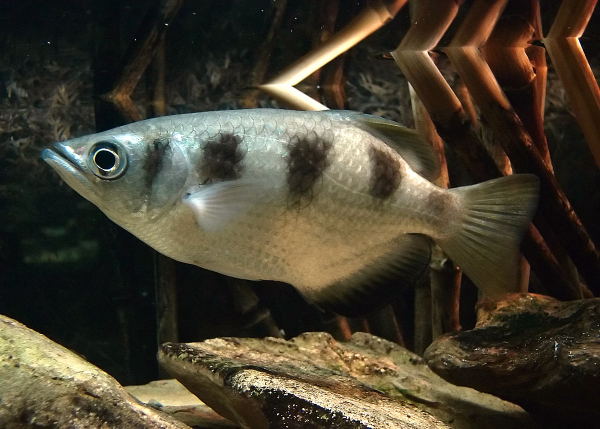
#> input picture archerfishtest.jpg, 1200 x 857 px (shown at 1/2 size)
$ python archerfish_histogram.py --image archerfishtest.jpg
#> lines starting #> are read from the running program, lines starting #| are printed output that depends on the picture
from matplotlib import pyplot as plt
import numpy as np
import argparse
import cv2

ap = argparse.ArgumentParser()
ap.add_argument("-i", "--image", required = True, help = "Path to the image")
args = vars(ap.parse_args())

image = cv2.imread(args["image"])
#> image is the input picture: shape (857, 1200, 3); mean B, G, R 47.3, 63.1, 69.6
#image = cv2.cvtColor(image, cv2.COLOR_BGR2GRAY)
#blurred = cv2.GaussianBlur(image, (5, 5), 0)
cv2.imshow("Original", image)

'''
# Use adaptive thresholding with gaussian methods for archer fish
thresh = cv2.adaptiveThreshold(blurred, 255,
    cv2.ADAPTIVE_THRESH_GAUSSIAN_C, cv2.THRESH_BINARY_INV, 15, 3)
cv2.imshow("Gaussian Thresh", thresh)

cv2.waitKey(0)
'''
# Split the image into 3 channels: RGB
x = 690
y = 370
# crop just the archer fish
newimg = image[y:y+80,x:x+140,:]
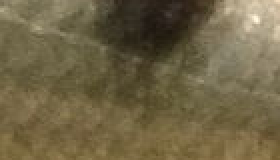
#> newimg: shape (80, 140, 3) (shown 2 times larger); mean B, G, R 69.1, 99.5, 111.2
cv2.imshow("Cropped Frame", newimg)

plt.figure()
plt.title("'Flattened' Color Histogram")
plt.xlabel("Bins")
plt.ylabel("# of Pixels")

chans = cv2.split(newimg)
colors = ('b', 'g', 'r')

# # Loop over each of  the channels in the image
# # For each channel compute a histogram
for (chan, color) in zip(chans, colors):
    hist = cv2.calcHist([chan], [0], None, [256], [0, 256])
    plt.plot(hist, color = color, linewidth = 2.0)
    plt.xlim([0, 256])
#> this loop made 3 passes
#> color on passes 1 to 3: 'b', 'g', 'r'

plt.show()
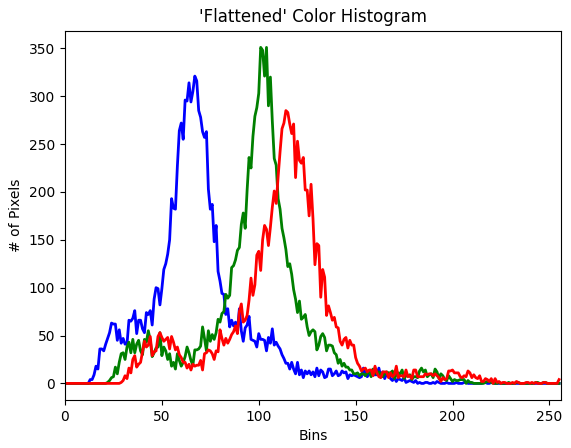
#> figure drawn by matplotlib, 1 panel; curve peaks at x = 67, y = 321; curve peaks at x = 101, y = 351; curve peaks at x = 114, y = 285
cv2.waitKey(0)
cv2.destroyAllWindows()
